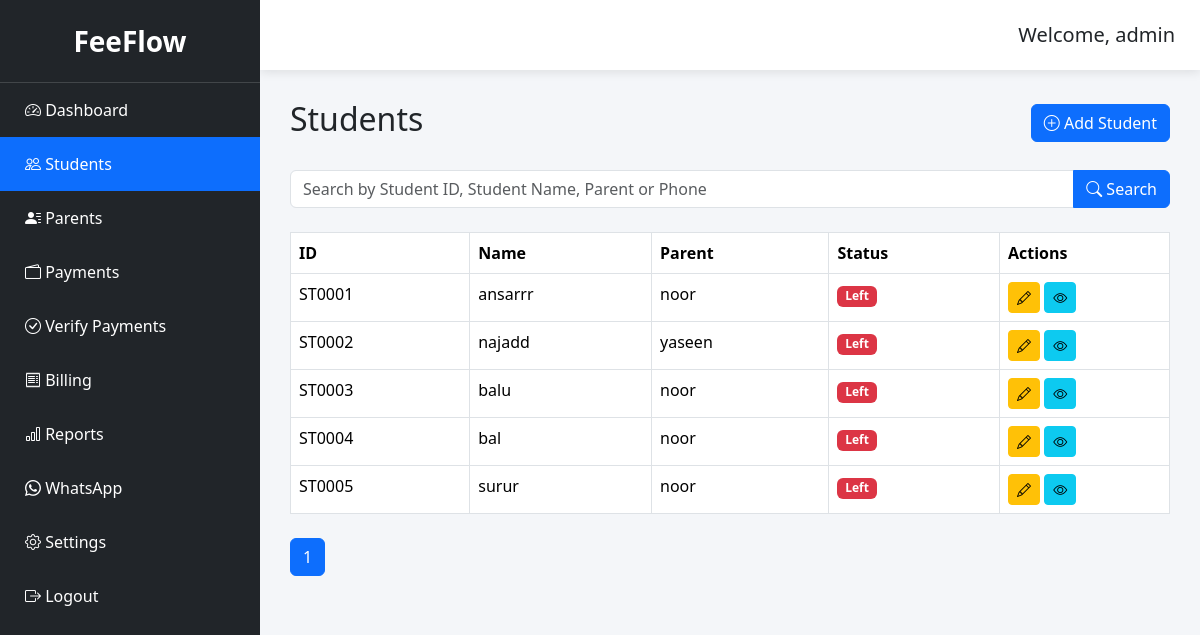
The app's page /students/ (signed in) with its own data.
### students/models.py (models this page shows, shortened)
class Student(models.Model):
    STATUS_CHOICES = [
        ("ACTIVE", "Active"),
        ("ON_HOLD", "On Hold"),
        ("LEFT", "Left"),
    ]
    student_id = models.CharField(
        max_length=10,
        unique=True,
        editable=False,
    )
    name = models.CharField(max_length=100)
    parent = models.ForeignKey(
        Parent,
        on_delete=models.CASCADE,
        related_name="students",
    )
    status = models.CharField(
        max_length=20,
        choices=STATUS_CHOICES,
        default="ACTIVE",
    )
    joined_date = models.DateField()

### parents/models.py (models this page shows, shortened)
class Parent(models.Model):
    name = models.CharField(max_length=100)
    phone = models.CharField(max_length=15, unique=True)
    created_at = models.DateTimeField(auto_now_add=True)

### students/views.py (the view, shortened to what this page needs)
# urls.py: path("", views.student_list, name="student_list"),
@login_required
def student_list(request):
    search = request.GET.get("search", "")
    students = Student.objects.select_related("parent")
    students = students.order_by("student_id")
    paginator = Paginator(students, 10)
    page_number = request.GET.get("page")
    page_obj = paginator.get_page(page_number)
    return render(
        request,
        "students/student_list.html",
        {
            "page_obj": page_obj,
            "search": search,
        }
    )

### templates/students/student_list.html (shortened to what this page needs)
{% extends "base.html" %}
{% block content %}
<div class="d-flex justify-content-between align-items-center mb-4">
    <h2>Students</h2>
    <a href="{% url 'add_student' %}" class="btn btn-primary">
        <i class="bi bi-plus-circle"></i>
        Add Student
    </a>
</div>
<form method="get" class="mb-4">
    <div class="input-group">
        <input
            type="text"
            name="search"
            class="form-control"
            placeholder="Search by Student ID, Student Name, Parent or Phone"
            value="{{ search }}">
        <button class="btn btn-primary">
            <i class="bi bi-search"></i>
            Search
        </button>
    </div>
</form>
<table class="table table-bordered table-hover bg-white">
    <thead>
        <tr>
            <th>ID</th>
            <th>Name</th>
            <th>Parent</th>
            <th>Status</th>
            <th width="170">Actions</th>
        </tr>
    </thead>
    <tbody>
        {% for student in page_obj %}
        <tr>
            <td>{{ student.student_id }}</td>
            <td>{{ student.name }}</td>
            <td>{{ student.parent.name }}</td>
            <td>
                {% if student.status == "ACTIVE" %}
                    <span class="badge bg-success">
                        Active
                    </span>
                {% elif student.status == "ON_HOLD" %}
                    <span class="badge bg-warning text-dark">
                        On Hold
                    </span>
                {% else %}
                    <span class="badge bg-danger">
                        Left
                    </span>
                {% endif %}
            </td>
            <td>
                <a href="{% url 'edit_student' student.id %}" class="btn btn-sm btn-warning">
                    <i class="bi bi-pencil"></i>
                </a>
                <a href="#" class="btn btn-sm btn-info">
                    <i class="bi bi-eye"></i>
                </a>
            </td>
        </tr>
        {% empty %}
        <tr>
            <td colspan="5" class="text-center">
                No students found.
            </td>
        </tr>
        {% endfor %}
    </tbody>
</table>
<nav class="mt-4">
    <ul class="pagination">
        <li class="page-item active">
            <span class="page-link">
                {{ page_obj.number }}
            </span>
        </li>
    </ul>
</nav>
{% endblock %}

### templates/base.html (shortened to what this page needs)
{% load static %}
<!DOCTYPE html>
<html lang="en">
<head>
<link href="https://cdn.jsdelivr.net/npm/bootstrap@5.3.7/dist/css/bootstrap.min.css" rel="stylesheet">
<link rel="stylesheet"
href="https://cdn.jsdelivr.net/npm/bootstrap-icons@1.11.3/font/bootstrap-icons.min.css">
<link rel="stylesheet"
href="{% static 'css/style.css' %}">
</head>
<body>
<div class="sidebar" id="sidebar">
<div class="sidebar-header">
FeeFlow
</div>
<a class="{% if request.path == '/' %}active{% endif %}"
href="/">
<i class="bi bi-speedometer2"></i>
Dashboard
</a>
<a class="{% if '/students/' in request.path %}active{% endif %}"
href="{% url 'student_list' %}">
<i class="bi bi-people"></i>
Students
</a>
<a class="{% if '/parents/' in request.path %}active{% endif %}"
href="{% url 'parent_list' %}">
<i class="bi bi-person-lines-fill"></i>
Parents
</a>
<a class="{% if request.path == '/payments/' %}active{% endif %}"
href="{% url 'invoice_list' %}">
<i class="bi bi-wallet2"></i>
Payments
</a>
<a class="{% if '/payments/pending/' in request.path %}active{% endif %}"
href="{% url 'pending_payments' %}">
<i class="bi bi-check-circle"></i>
Verify Payments
</a>
<a class="{% if '/billing/' in request.path %}active{% endif %}"
href="{% url 'billing_dashboard' %}">
<i class="bi bi-receipt"></i>
Billing
</a>
<a href="{% url 'report_dashboard' %}">
    <i class="bi bi-bar-chart"></i>
    Reports
</a>
<a class="{% if '/whatsapp/' in request.path %}active{% endif %}"
href="{% url 'whatsapp_dashboard' %}">
<i class="bi bi-whatsapp"></i>
WhatsApp
</a>
<a class="{% if '/settings/' in request.path %}active{% endif %}"
href="{% url 'settings' %}">
<i class="bi bi-gear"></i>
Settings
</a>
<a href="/admin/logout/">
<i class="bi bi-box-arrow-right"></i>
Logout
</a>
</div>
<div class="main">
<div class="topbar">
<div>
<h5 class="mb-0">
Welcome,
{{request.user.username}}
</h5>
</div>
</div>
<div class="page-content">
{% block content %}
{% endblock %}
</div>
</div>
</body>
</html>

### static/css/style.css (style rules this page uses)
body { background:#f4f6f9; overflow-x:hidden; }
.sidebar { width:260px; height:100vh; position:fixed; left:0; top:0; background:#212529; color:white; transition:.3s; z-index:1000; }
.sidebar-header { padding:20px; font-size:28px; font-weight:bold; text-align:center; border-bottom:1px solid rgba(255,255,255,.15); }
.sidebar a { display:block; color:white; padding:15px 25px; text-decoration:none; transition:.2s; }
.sidebar a.active { background:#0d6efd; }
.main { margin-left:260px; transition:.3s; }
.topbar { height:70px; background:white; box-shadow:0 2px 10px rgba(0,0,0,.1); display:flex; align-items:center; justify-content:space-between; padding:0 25px; }
.page-content { padding:30px; }

### records on screen
Student: student_id "ST0001", name "ansarrr", parent.name "noor", status "Left"
Student: student_id "ST0002", name "najadd", parent.name "yaseen", status "Left"
Student: student_id "ST0003", name "balu", parent.name "noor", status "Left"
Student: student_id "ST0004", name "bal", parent.name "noor", status "Left"
Student: student_id "ST0005", name "surur", parent.name "noor", status "Left"

### other values on screen
{{ request.user.username }} "admin"
{{ page_obj.number }} "1"
